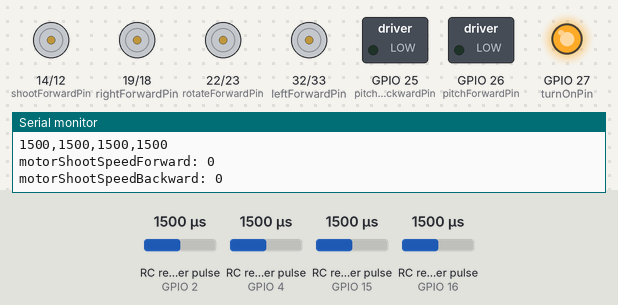
The sketch below on a simulated ESP32. On the bench: motor-driver pin pairs drawn as motors (green arrow = first pin HIGH = forward, orange = second pin HIGH = backward, longer = more drive), switched loads named in the sketch (green lamp = pin HIGH), output pins drawn as LEDs (lit = HIGH), the last lines printed to the serial monitor. Wiring (inferred from the names in the program): 4 × RC receiver channel: data GPIO 2 / data GPIO 4 / data GPIO 15 / data GPIO 16. Inputs (shaded band) come from the test bench; at power-on: RC receiver pulse (sensors on GPIO 16, GPIO 2, GPIO 4, GPIO 15) 1500 µs.

Above: at 1.3 s.
1.4 s: RC receiver pulse (sensor on GPIO 16) set to 1020 µs
At 2.2 s:
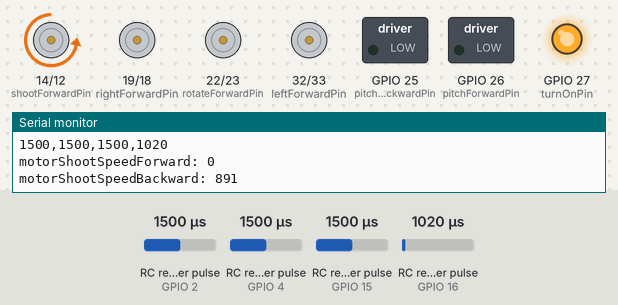
2.9 s: RC receiver pulse (sensor on GPIO 2) set to 1020 µs
At 3.3 s:
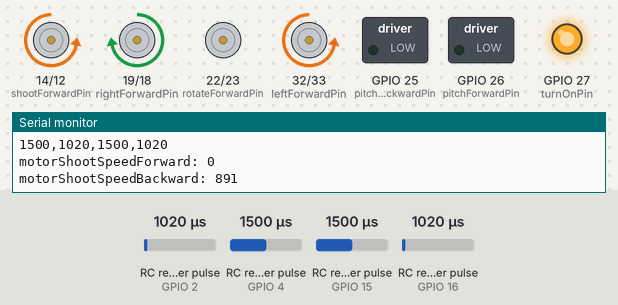
4.4 s: RC receiver pulse (sensor on GPIO 4) set to 1020 µs
At 5.4 s:
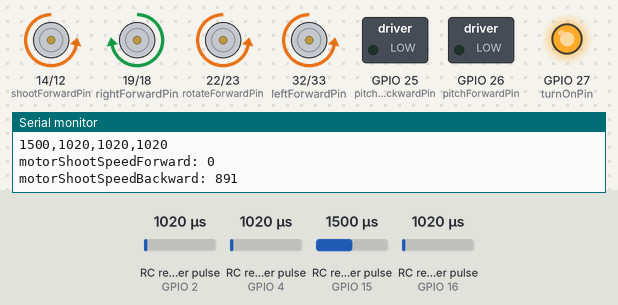
5.9 s: RC receiver pulse (sensor on GPIO 15) set to 1479 µs
At 6.8 s:
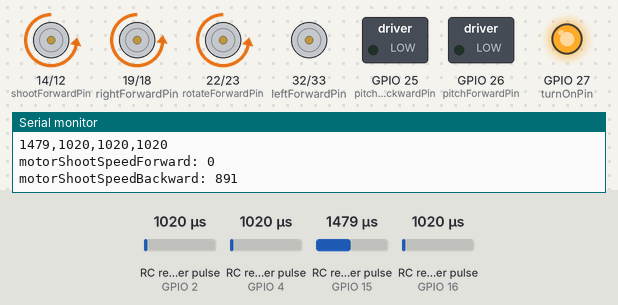
7.4 s: RC receiver pulse (sensor on GPIO 16) set to 1500 µs
At 8.2 s:
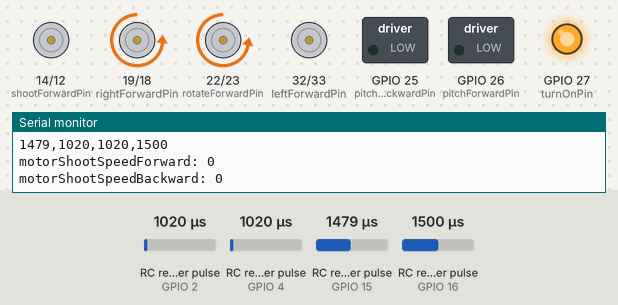
8.9 s: RC receiver pulse (sensor on GPIO 2) set to 1250 µs
At 10.0 s:
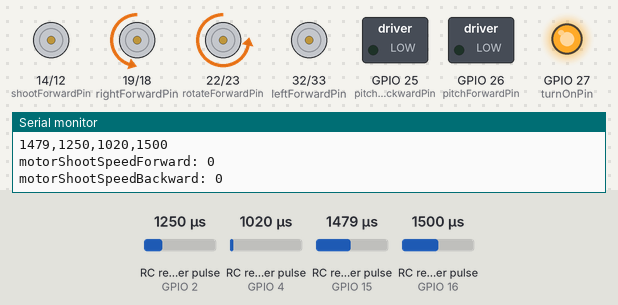
Timing chart, 0 to 11.4 s (numbered marks = the images above; inputs shaded):
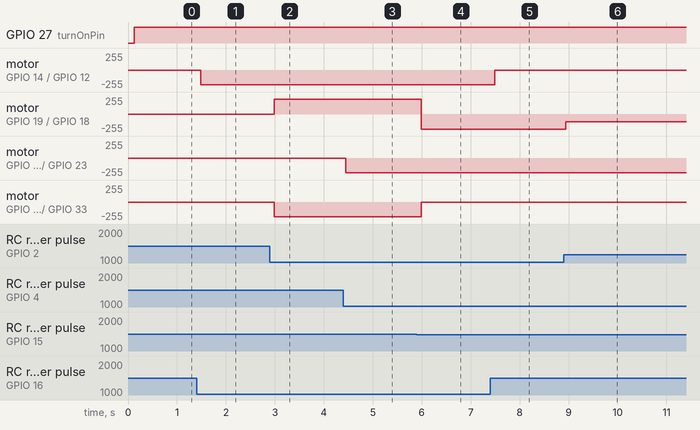

The sketch:

test.ino
```cpp
#define rcYPin 15
#define rcXPin 2
// #define rcPitchPin 16
#define rcRotatePin 4
#define rcShootPin 16

#define leftForwardPin 32
#define leftBackwardPin 33

#define rightForwardPin 19
#define rightBackwardPin 18

#define rotateForwardPin 22
#define rotateBackwardPin 23
#define rotateSensorPin 5


#define pitchForwardPin 26
#define pitchBackwardPin 25
#define pitchSensorPin 17

#define shootForwardPin 14
#define shootBackwardPin 12
#define shootSensorPin 13

#define turnOnPin 27

int rcYValue;
int rcXValue;

int yIsZero = 0;

int motorASpeedForward = 0;
int motorASpeedBackward = 0;

int motorBSpeedForward = 0;
int motorBSpeedBackward = 0;

const int forwardChannelA = 0;
const int backwardChannelA = 1;

const int forwardChannelB = 2;
const int backwardChannelB = 3;


int rcRotateValue;

int motorRotateSpeedForward = 0;
int motorRotateSpeedBackward = 0;

const int forwardChannelRotate = 4;
const int backwardChannelRotate = 5;


int rcPitchValue;

int motorPitchSpeedForward = 0;
int motorPitchSpeedBackward = 0;

const int forwardChannelPitch = 6;
const int backwardChannelPitch = 7;

int rcShootValue;

int motorShootSpeedForward = 0;
int motorShootSpeedBackward = 0;

const int forwardChannelShoot = 8;
const int backwardChannelShoot = 9;


int rotateSensorValue;
int pitchSensorValue;
int shootSensorValue;

const int frequency = 1000;
const int resolution = 10;

int oldRotateSensorValue = 0;

void setup() {

  Serial.begin(9600);
  delay(100);
  Serial.println("hejhoj, nu drar vi igång");

  pinMode(rcYPin, INPUT);
  pinMode(rcXPin, INPUT);
  pinMode(rcRotatePin, INPUT);
  // pinMode(rcPitchPin, INPUT);
  pinMode(rcShootPin, INPUT);

  pinMode(rotateSensorPin, INPUT);
  pinMode(pitchSensorPin, INPUT);
  pinMode(shootSensorPin, INPUT);

  ledcSetup(forwardChannelA, frequency, resolution);
  ledcSetup(backwardChannelA, frequency, resolution);

  ledcSetup(forwardChannelB, frequency, resolution);
  ledcSetup(backwardChannelB, frequency, resolution);

  ledcSetup(forwardChannelRotate, frequency, resolution);
  ledcSetup(backwardChannelRotate, frequency, resolution);

  ledcSetup(forwardChannelPitch, frequency, resolution);
  ledcSetup(backwardChannelPitch, frequency, resolution);

  ledcSetup(forwardChannelShoot, frequency, resolution);
  ledcSetup(backwardChannelShoot, frequency, resolution);

  ledcAttachPin(leftForwardPin, forwardChannelA);
  ledcAttachPin(leftBackwardPin, backwardChannelA);

  ledcAttachPin(rightForwardPin, forwardChannelB);
  ledcAttachPin(rightBackwardPin, backwardChannelB);

  ledcAttachPin(rotateForwardPin, forwardChannelRotate);
  ledcAttachPin(rotateBackwardPin, backwardChannelRotate);

  ledcAttachPin(pitchForwardPin, forwardChannelPitch);
  ledcAttachPin(pitchBackwardPin, backwardChannelPitch);

  ledcAttachPin(shootForwardPin, forwardChannelShoot);
  ledcAttachPin(shootBackwardPin, backwardChannelShoot);

  pinMode(turnOnPin, OUTPUT);
}

void loop() {
  // put your main code here, to run repeatedly:
  unsigned long startTime, endTime;

  // Serial.println("Loop start");
  // rcYValue = pulseIn(rcYPin, HIGH);
  // rcXValue = pulseIn(rcXPin, HIGH);
  // rcRotateValue = pulseIn(rcRotatePin, HIGH);
  // rcPitchValue = pulseIn(rcPitchPin, HIGH);
  // rcShootValue = pulseIn(rcShootPin, HIGH);
  //
  // rotateSensorValue = pulseIn(rotateSensorPin, HIGH);
  // pitchSensorValue = pulseIn(pitchSensorPin, HIGH);
  // shootSensorValue = pulseIn(shootSensorPin, HIGH);

  // Timing rcYPin
  startTime = micros();
  rcYValue = pulseIn(rcYPin, HIGH);
  endTime = micros();
  // Serial.print("rcYPin duration: ");
  // Serial.print(endTime - startTime);
  // Serial.println(" microseconds");

  // Timing rcXPin
  startTime = micros();
  rcXValue = pulseIn(rcXPin, HIGH);
  endTime = micros();
  // Serial.print("rcXPin duration: ");
  // Serial.print(endTime - startTime);
  // Serial.println(" microseconds");

  // Timing rcRotatePin
  startTime = micros();
  rcRotateValue = pulseIn(rcRotatePin, HIGH);
  endTime = micros();
  // Serial.print("rcRotatePin duration: ");
  // Serial.print(endTime - startTime);
  // Serial.println(" microseconds");

  // Timing rcPitchPin
      // startTime = micros();
      // rcPitchValue = pulseIn(rcPitchPin, HIGH);
      // endTime = micros();
  // Serial.print("rcPitchPin duration: ");
  // Serial.print(endTime - startTime);
  // Serial.println(" microseconds");

  // Timing rcShootPin
  startTime = micros();
  rcShootValue = pulseIn(rcShootPin, HIGH);
  endTime = micros();

    Serial.print(rcYValue);
    Serial.print(",");
    Serial.print(rcXValue);
    Serial.print(",");
    Serial.print(rcRotateValue);
    Serial.print(",");
    Serial.println(rcShootValue);


  // Serial.print("rcShootPin duration: ");
  // Serial.print(endTime - startTime);
  // Serial.println(" microseconds");

  // Serial.println("Loop start 2");

  // // Timing rotateSensorPin
  // startTime = micros();
  // rotateSensorValue = pulseIn(rotateSensorPin, HIGH);
  // endTime = micros();
  // Serial.print("rotateSensorPin duration: ");
  // Serial.print(endTime - startTime);
  // Serial.println(" microseconds");
  //
  // // Timing pitchSensorPin
  // startTime = micros();
  // pitchSensorValue = pulseIn(pitchSensorPin, HIGH);
  // endTime = micros();
  // Serial.print("pitchSensorPin duration: ");
  // Serial.print(endTime - startTime);
  // Serial.println(" microseconds");
  //
  // // Timing shootSensorPin
  // startTime = micros();
  // shootSensorValue = pulseIn(shootSensorPin, HIGH);
  // endTime = micros();
  // Serial.print("shootSensorPin duration: ");
  // Serial.print(endTime - startTime);
  // Serial.println(" microseconds");


  digitalWrite(turnOnPin, HIGH);

  // Serial.println(rcXValue)
  // Serial.println(rcYValue);

    // Serial.println("Loop middle");

  if (rcYValue > 1510) {
    yIsZero = 1;
    motorASpeedForward = map(rcYValue, 1510, 2050, 0, 1023);
    motorASpeedBackward = 0;

    motorBSpeedForward = map(rcYValue, 1510, 2050, 0, 1023);
    motorBSpeedBackward = 0;
  }
  else if (rcYValue < 1490) {
    yIsZero = 1;
    motorASpeedForward = 0;
    motorASpeedBackward = map(rcYValue, 950, 1490, 1023, 0);

    motorBSpeedForward = 0;
    motorBSpeedBackward = map(rcYValue, 950, 1490, 1023, 0);
  }
  else {
    yIsZero = 0;
    motorASpeedForward = 0;
    motorASpeedBackward = 0;

    motorBSpeedForward = 0;
    motorBSpeedBackward = 0;
  }


  if (rcXValue > 1510) {
    int turnValue = map(rcXValue, 1510, 2050, 0, 1023);
    if ( motorASpeedForward != 0 && motorBSpeedForward != 0) {
      motorASpeedForward = motorASpeedForward + turnValue;
      motorBSpeedForward = motorBSpeedForward - turnValue;
    }

    if (motorASpeedBackward != 0 && motorBSpeedBackward != 0) {
      motorASpeedBackward = motorASpeedBackward + turnValue;
      motorBSpeedBackward = motorBSpeedBackward - turnValue;
    }

    if (yIsZero == 0) {
      motorASpeedForward = turnValue;
      motorBSpeedBackward = turnValue;
    }
  }
  else if (rcXValue < 1490) {
    int turnValue = map(rcXValue, 950, 1490, 1023, 0);
    if ( motorASpeedForward != 0 && motorBSpeedForward != 0) {
      motorASpeedForward = motorASpeedForward - turnValue;
      motorBSpeedForward = motorBSpeedForward + turnValue;
    }

    if (motorASpeedBackward != 0 && motorBSpeedBackward != 0) {
      motorASpeedBackward = motorASpeedBackward - turnValue;
      motorBSpeedBackward = motorBSpeedBackward + turnValue;
    }

    if (yIsZero == 0) {
      motorASpeedBackward = turnValue;
      motorBSpeedForward = turnValue;
    }
  }

  if (motorASpeedForward < 0) {
    motorASpeedForward = 0;
  }

  if (motorASpeedBackward < 0) {
    motorASpeedBackward = 0;
  }

  if (motorASpeedForward > 1023) {
    motorASpeedForward = 1023;
  }

  if (motorASpeedBackward > 1023) {
    motorASpeedBackward = 1023;
  }


  if (motorBSpeedForward < 0) {
    motorBSpeedForward = 0;
  }

  if (motorBSpeedBackward < 0) {
    motorBSpeedBackward = 0;
  }

  if (motorBSpeedForward > 1023) {
    motorBSpeedForward = 1023;
  }

  if (motorBSpeedBackward > 1023) {
    motorBSpeedBackward = 1023;
  }

  ledcWrite(forwardChannelA, motorASpeedForward);
  ledcWrite(backwardChannelA, motorASpeedBackward);

  ledcWrite(forwardChannelB, motorBSpeedForward);
  ledcWrite(backwardChannelB, motorBSpeedBackward);


  rotateSensorValue = map(rotateSensorValue, 0, 4095, 0, 360);
  rotateSensorValue = rotateSensorValue / 5;

  if (oldRotateSensorValue == 0 || oldRotateSensorValue >= 360) {
    oldRotateSensorValue = rotateSensorValue;
  }
  else {
    oldRotateSensorValue += rotateSensorValue;
  }


  if (rcRotateValue > 1510) {
    motorRotateSpeedForward = map(rcRotateValue, 1510, 2050, 0, 1023);
    motorRotateSpeedBackward = 0;
  }
  else if (rcRotateValue < 1490) {
    motorRotateSpeedForward = 0;
    motorRotateSpeedBackward = map(rcRotateValue, 950, 1490, 1023, 0);
  }
  else {
    motorRotateSpeedForward = 0;
    motorRotateSpeedBackward = 0;
  }

  ledcWrite(forwardChannelRotate, motorRotateSpeedForward);
  ledcWrite(backwardChannelRotate, motorRotateSpeedBackward);


    motorPitchSpeedForward = 0;
    motorPitchSpeedBackward = 0;

  //Serial.println(motorPitchSpeedBackward);

  ledcWrite(forwardChannelPitch, motorPitchSpeedForward);
  ledcWrite(backwardChannelPitch, motorPitchSpeedBackward);


  if (rcShootValue > 1510) {
    motorShootSpeedForward = map(rcShootValue, 1510, 2050, 0, 1023);
    motorShootSpeedForward = motorShootSpeedForward*(1);
    motorShootSpeedBackward = 0;
  }
  else if (rcShootValue < 1490) {
    motorShootSpeedForward = 0;
    motorShootSpeedBackward = map(rcShootValue, 950, 1490, 1023, 0);
    motorShootSpeedBackward = motorShootSpeedBackward*(1);
  }
  else {
    motorShootSpeedForward = 0;
    motorShootSpeedBackward = 0;
  }

  //Serial.println(motorShootSpeedBackward);
    Serial.print("motorShootSpeedForward: ");
    Serial.println(motorShootSpeedForward);
    Serial.print("motorShootSpeedBackward: ");
    Serial.println(motorShootSpeedBackward);
  ledcWrite(forwardChannelShoot, motorShootSpeedForward);
  ledcWrite(backwardChannelShoot, motorShootSpeedBackward);
}


// void setup(){
//     Serial.begin(115200);
//     delay(1000);
//     Serial.println("Start");
// }
//
// void loop(){
//     Serial.println("Loop");
//     delay(1000);
// }
```

Measured:
- the behaviour switches between 1490 and 1489 µs on RC receiver pulse (sensor on GPIO 15) (found by bisection; images 3 and 4)
- after the input at 1.4 s, motor on GPIO 14 (shootForwardPin) / GPIO 12 (shootBackwardPin): stopped → backward 222/255 after 0.09 s
- after the input at 2.9 s, motor on GPIO 19 (rightForwardPin) / GPIO 18 (rightBackwardPin): stopped → forward 222/255 after 0.09 s; motor on GPIO 32 (leftForwardPin) / GPIO 33 (leftBackwardPin): stopped → backward 222/255 after 0.09 s
- after the input at 4.4 s, motor on GPIO 22 (rotateForwardPin) / GPIO 23 (rotateBackwardPin): stopped → backward 222/255 after 0.05 s
- after the input at 5.9 s, motor on GPIO 19 (rightForwardPin) / GPIO 18 (rightBackwardPin): forward 222/255 → backward 227/255 after 0.09 s; motor on GPIO 32 (leftForwardPin) / GPIO 33 (leftBackwardPin): backward 222/255 → stopped after 0.09 s
- after the input at 7.4 s, motor on GPIO 14 (shootForwardPin) / GPIO 12 (shootBackwardPin): backward 222/255 → stopped after 0.09 s
- after the input at 8.9 s, motor on GPIO 19 (rightForwardPin) / GPIO 18 (rightBackwardPin): backward 227/255 → backward 119/255 after 0.05 s
